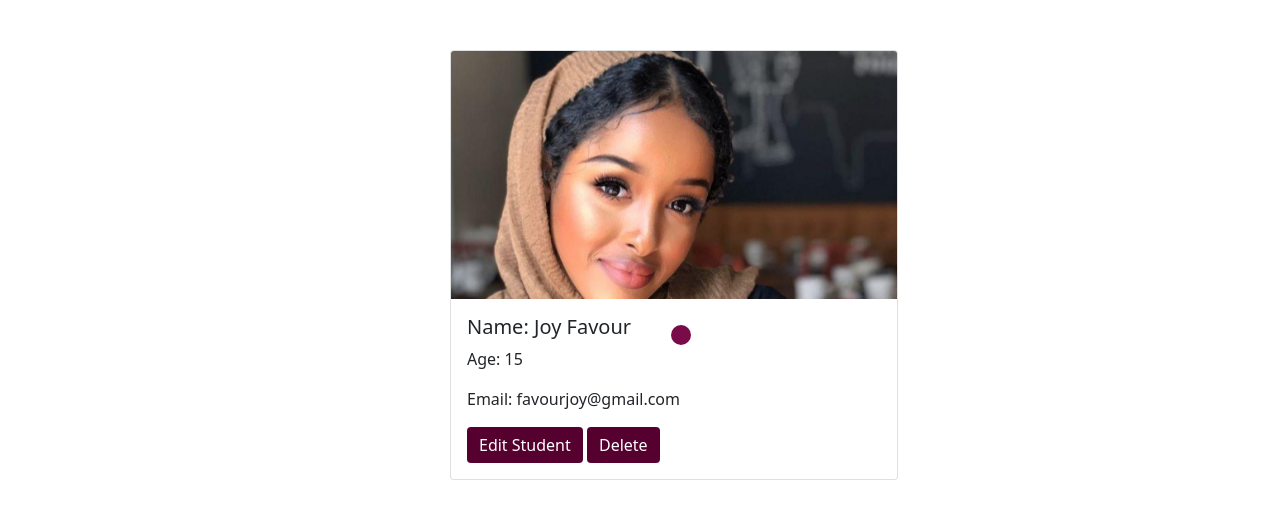
/student/profile/10/, run on the app's committed database.
### student/models.py (models this page shows)
class Student(models.Model):
    profile_pic=models.ImageField(upload_to = 'images/')
    first_name=models.CharField(max_length=12, null=True)
    last_name=models.CharField(max_length=12, null=True)
    gender_choice=(
        ('1','Female'),
        ('2','Male'),
        ('3','Prefer not to say')
    )
    gender=models.CharField(max_length=8,choices=gender_choice, null=True)
    age=models.PositiveSmallIntegerField(null=True)
    date_of_birth=models.DateField(null=True)
    phone_number=models.CharField(max_length=10)
    nationality_choice=(
        ('1','Rwandan'),
        ('2','Kenyan'),
        ('3','Ugandan'),
        ('4','SouthSudanes'),
        ('5','Sudanes')
    )
    nationality=models.CharField(max_length=15,choices=nationality_choice, null=True)
    national_Id=models.CharField(max_length=20)
    email_address=models.EmailField(null=True)
    admission_date=models.DateField(null=True, blank=True)
    medical_form=models.FileField(upload_to="documents/",null=True)
    laptop_serial_number=models.CharField(max_length=30, null=True, blank= True)
    academic_year=models.CharField(max_length=12)
    course_name=models.CharField(max_length=25, null=True, blank=True)

### student/views.py (the view)
# urls.py: path("profile/<int:id>/", student_profile, name="student_profile"),
def student_profile(request, id):
    student = Student.objects.get(id=id)
    return render(request, "student_profile.htm", {"student":student})

### student/templates/student_profile.htm (shortened to what this page needs)
<!DOCTYPE html>
<html lang="en">
<head>
  <link href="https://cdn.jsdelivr.net/npm/bootstrap@5.0.0/dist/css/bootstrap.min.css"
        rel="stylesheet"
>
</head>
<body>
<div style="display: flex; flex-direction: row; flex-wrap: wrap">
  <div class="card" style="width: 28rem; margin: 10px; margin-left: 150px; margin-top: 50px;">
    <img src="{{student.profile_pic.url}}" class="card-img-top" >
    <div class="card-body">
      <div style="display: flex; flex-direction: row">
        <h5 class="card-title">Name: {{student.first_name}} {{student.last_name}}</h5>
        <div style="
          background: rgb(121, 12, 72);
          width: 20px;
          height: 20px;
          margin-left: 40px;
          border-radius: 50%;
          margin-top: 10px;
        "></div>
      </div>
      <p class="card-text">Age: {{student.age}}</p>
      <p class="card-text">Email: {{student.email_address}}</p>
      <a href="/command/1/color" class="btn btn-primary" style="background-color: rgb(85, 0, 47); border: 1px rgb(85, 0, 47)">Edit Student</a>
      <a href="/command/1/delete" class="btn btn-primary" style="background-color: rgb(85, 0, 47); border: 1px rgb(85, 0, 47)">Delete</a>
    </div>
  </div>
</div>
</body>
</html>

### student/templates/student_profile.htm (style rules this page uses)
body { background-image: url("https://assets.vogue.com/photos/603cf262e57a108439076bb1/master/w_1600%2Cc_limit/08b-nairobi-kenya-silicon-savannah-women-coders.jpg"); margin-left: 300px; height:50%; width:80%; z-index:1; top: 0; overflow-x:hidden; background-size: cover; }

### data on the page
Student: profile_pic (picture), first_name "Joy", last_name "Favour", age "15", email_address "favourjoy@gmail.com"
